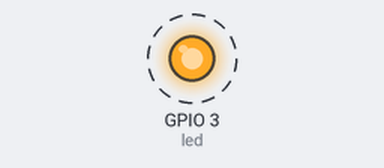
Recording of a program running on a simulated ESP32 board running MicroPython. Shown: output pins drawn as LEDs (lit = HIGH). Dashed ring = blinking. What the program prints to the serial console is not drawn. At 10.0 s the program stops and its outputs stay as they are.

Above: at 0.2 s.
Timing chart, 0 to 3.0 s (numbered marks = the images above):
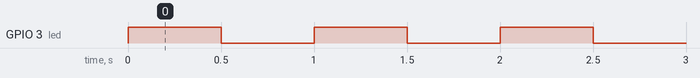

The program:

blinky.py
```python
from machine import Pin
import time
led_pin = 3  # Default on-board RGB LED GPIO08 does not work

led = Pin(led_pin, Pin.OUT)
for i in range(10):
  led.on()
  time.sleep_ms(500)
  led.off()
  time.sleep_ms(500)
  print("Blink ", i+1)
```

Measured:
- by itself, GPIO 3 (led): alternates HIGH for 0.50 s and LOW for 0.50 s, 20 changes in all, then stays LOW
